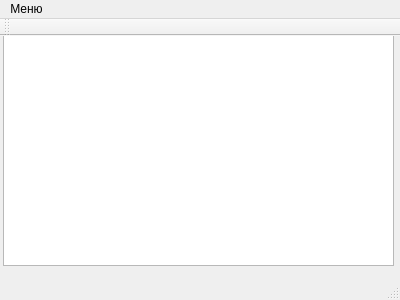
<?xml version="1.0" encoding="UTF-8"?>
<ui version="4.0">
 <class>MainWindow</class>
 <widget class="QMainWindow" name="MainWindow">
  <property name="geometry">
   <rect>
    <x>0</x>
    <y>0</y>
    <width>400</width>
    <height>300</height>
   </rect>
  </property>
  <property name="windowTitle">
   <string>Laba_1</string>
  </property>
  <widget class="QWidget" name="centralWidget">
   <widget class="QTextEdit" name="textEdit">
    <property name="geometry">
     <rect>
      <x>3</x>
      <y>-1</y>
      <width>391</width>
      <height>231</height>
     </rect>
    </property>
   </widget>
  </widget>
  <widget class="QMenuBar" name="menuBar">
   <property name="geometry">
    <rect>
     <x>0</x>
     <y>0</y>
     <width>400</width>
     <height>22</height>
    </rect>
   </property>
   <widget class="QMenu" name="menu">
    <property name="title">
     <string>Меню</string>
    </property>
    <addaction name="action"/>
    <addaction name="action_2"/>
   </widget>
   <addaction name="menu"/>
  </widget>
  <widget class="QToolBar" name="mainToolBar">
   <attribute name="toolBarArea">
    <enum>TopToolBarArea</enum>
   </attribute>
   <attribute name="toolBarBreak">
    <bool>false</bool>
   </attribute>
  </widget>
  <widget class="QStatusBar" name="statusBar"/>
  <action name="action">
   <property name="text">
    <string>Авторы</string>
   </property>
  </action>
  <action name="action_2">
   <property name="text">
    <string>Выход</string>
   </property>
  </action>
 </widget>
 <layoutdefault spacing="6" margin="11"/>
 <resources/>
 <connections>
  <connection>
   <sender>action_2</sender>
   <signal>triggered()</signal>
   <receiver>MainWindow</receiver>
   <slot>close()</slot>
   <hints>
    <hint type="sourcelabel">
     <x>-1</x>
     <y>-1</y>
    </hint>
    <hint type="destinationlabel">
     <x>199</x>
     <y>149</y>
    </hint>
   </hints>
  </connection>
 </connections>
</ui>
